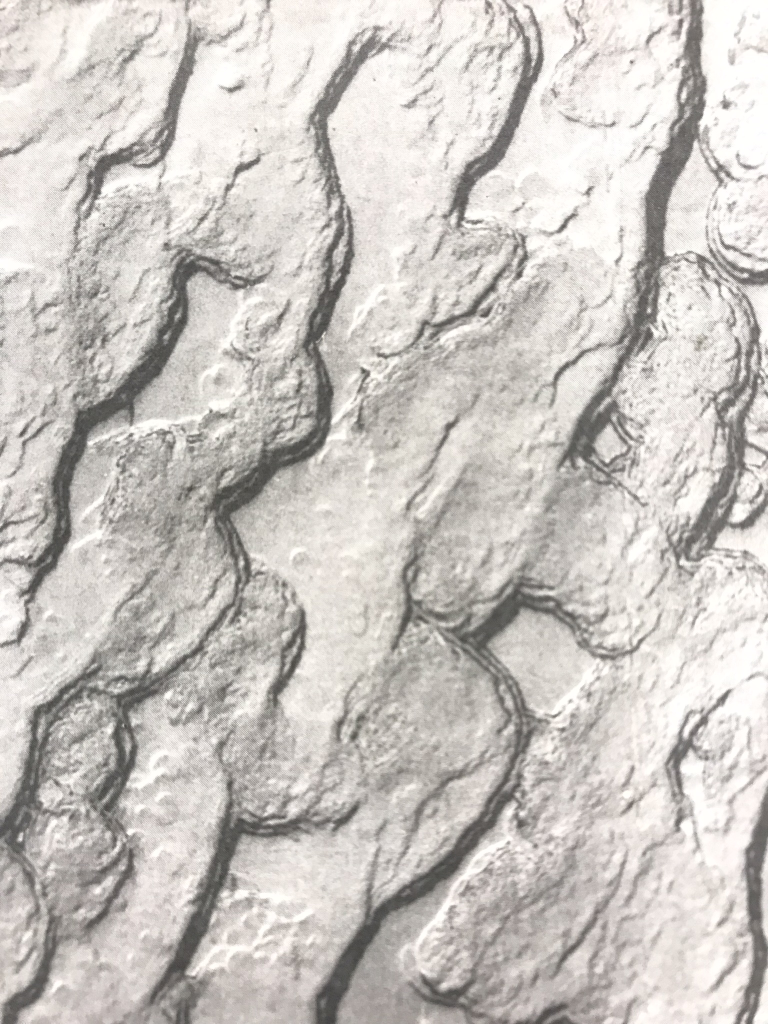
%> input picture Mechops/SE1/Rot/IMG_6272.JPEG, 1536 x 2048 px (shown at 1/2 size); its folder holds 2 pictures in this run
$ octave DIC_script.m   (GNU Octave 9; MATLAB toolbox functions it lacks are replaced by stand-ins)
%> lines starting %> are read from the running program, lines starting %| are printed output that depends on the picture
### Mechops/SE1/flatten_rgb_image.m
function imgGS = flatten_rgb_image(img,plot_flag)
% Convert an MxNxD (color) image array into an MxNx1 grayscale image.
% For example, if image is RGB D=3.
%
% INPUTS
%   img         Original MxNxD image data
%   plot_flag   1=plot image
% OUTPUTS
%   imgGS       Flattened MxNx1 image data (grayscale, GS)

% if number of arguments is less than two, set plot_flag to 0
if nargin<2
    plot_flag = 0; % default to No Plot
end

% if image data is RGB (MxNx3), "flatten" to grayscale (MxNx1)
[M, N, D] = size(img);   % rows , columns , image_depth

if D > 1  % flatten image
    % initialize MxNx1 matrix
    K = zeros(M,N,1);
    % sum all layers (RGB colors) together, then calc. the mean intensity
    for j = 1:D
        % Convert Integer image data to a Double for arithmetic
        K = K + ( double(img(:,:,j)) + 1 );
    end

    % calculate the mean intensity at each pixel (divide by D pixels)
    K = K./D;

    % convert back into unsigned 8-bit integer format (uint8)
    imgGS = uint8( round(K - 1)); % added ROUND per Matlab suggestion, but think this is redundant

else
    % image data was already 1D, just assig to output variable 'imgGS'
    imgGS = img;
end

% show original and flattened (grayscale) image
if plot_flag
    figure;
    subplot(1,2,1); imshow(img);
    title(['original: ',num2str(size(img,1)),'x',num2str(size(img,2)),'x',num2str(size(img,3))])
    subplot(1,2,2); imshow(imgGS);
    title(['flattened: ',num2str(size(imgGS,1)),'x',num2str(size(imgGS,2)),'x',num2str(size(imgGS,3))])
end

### Mechops/SE1/DIC_script.m
%% Digital Image Correlation
%{
-----------------------------
By Carlos A. Sanchez
March 31, 2019
This code produces a displacement plot based off image pairs, which can
then be used to calculate image movement, in translation or rotation
%}

clear; close all; clc;

%% Image Location Setup
%%%%%%%%%%%%%%%%%%%%%%%%%%%%%%%%%%%%%%%%%%%%%%%%%%%%%%%%%%%%%%%%%%%%%%%%
%  specify the working directory where the a/b image pair is stored
%%%%%%%%%%%%%%%%%%%%%%%%%%%%%%%%%%%%%%%%%%%%%%%%%%%%%%%%%%%%%%%%%%%%%%%%%%%
working_dir = 'C:\Users\Carlos\Documents\MATLAB\Mechops\SE1\ROT\';  % keep the "\" at the end
%%%%%%%%%%%%%%%%%%%%%%%%%%%%%%%%%%%%%%%%%%%%%%%%%%%%%%%%%%%%%%%%%%%%%%%%%%%

% Get the filenames of the a/b image pair in working_dir.  This will create
% a structure where file names are images(1).name for img_a and,
% images(2).name for img_b.
images = dir([working_dir,'img*.JPEG']);

%% Image Pre-Processing
%%%%%%%%%%%%%%%%%%%%%%%%%%%%%%%%%%%%%%%%%%%%%%%%%%%%%%%%%%%%%%%%%%%%%%%%
%  Load img_a and img_b and Pre-Process image pair:
%  flatten to 1D (grayscale) if the images are multidimensional (e.g., RGB)
%  This block uses the function 'flatten_rgb_image' which we provided; make
%  sure this function is in your Matlab path.
%%%%%%%%%%%%%%%%%%%%%%%%%%%%%%%%%%%%%%%%%%%%%%%%%%%%%%%%%%%%%%%%%%%%%%%%%%%
for i = 1:length(images)
    % load image data into a temporary variable
    temp = imread([working_dir,images(i).name]);
%> temp is the input picture: size 2048x1536x3 uint8; mean R, G, B 202.5, 198, 193.6
    % show original image

	% Assign flattened (grayscale) image data to the structure "IMAGES";
    % this data will be used for interrogation.
    images(i).data = flatten_rgb_image(temp);
%> the loop in flatten_rgb_image, `for j = 1:D` made 3 passes
%> pass 1, in flatten_rgb_image, `K = K + ( double(img(:,:,j)) + 1 );`:
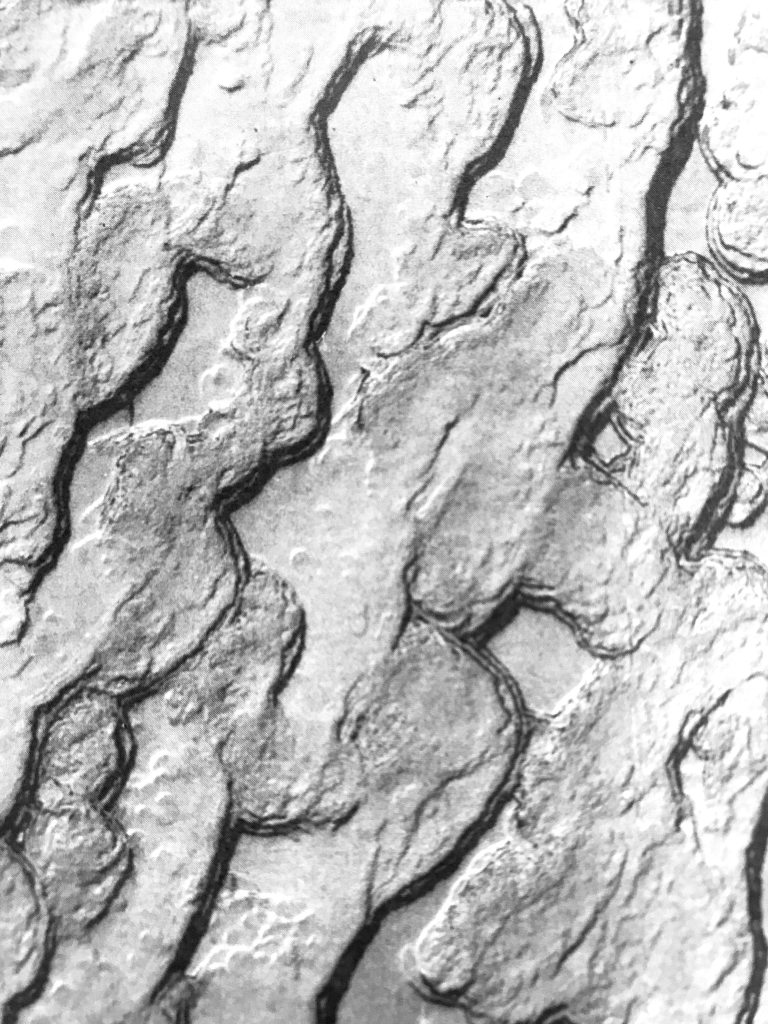
%> K: size 2048x1536 double (shown at 1/2 size); min 57, max 256, mean 203.5; drawn with min black and max white
end
%> pass 2 of the loop `for i = 1:length(images)`:
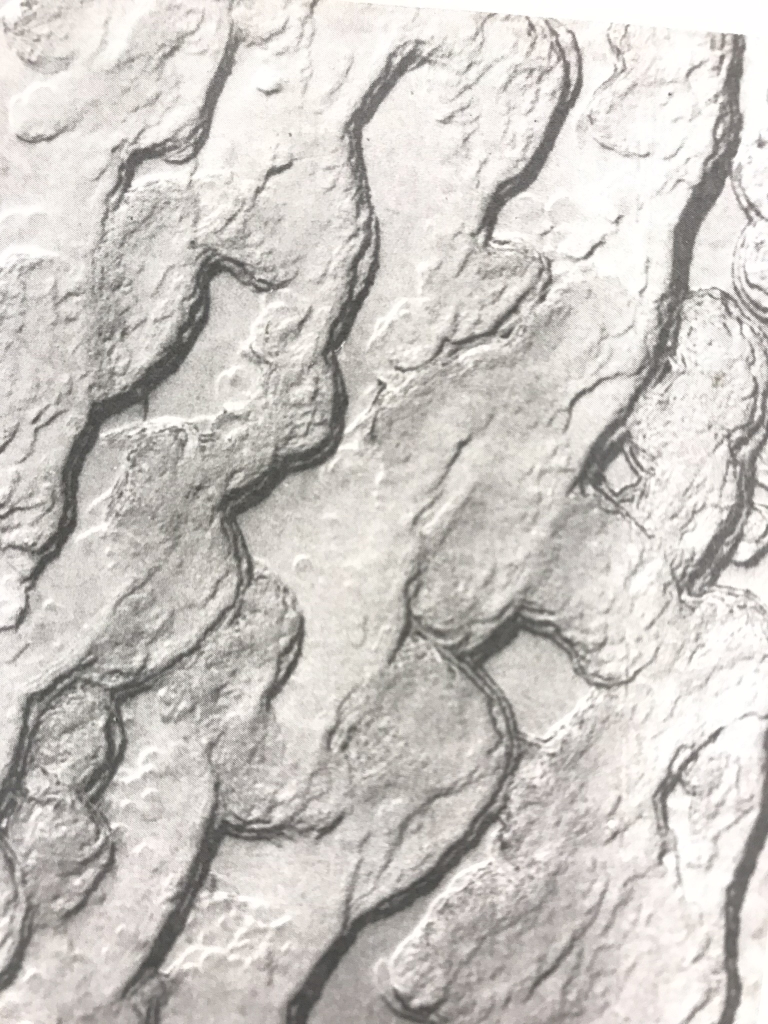
%> input picture Mechops/SE1/Rot/IMG_6273.JPEG, 1536 x 2048 px (shown at 1/2 size)
%> temp is the input picture: size 2048x1536x3 uint8; mean R, G, B 204.9, 200.5, 196.1
%> the loop in flatten_rgb_image (call 2), `for j = 1:D` made 3 passes
%> pass 1, in flatten_rgb_image (call 2), `K = K + ( double(img(:,:,j)) + 1 );`:
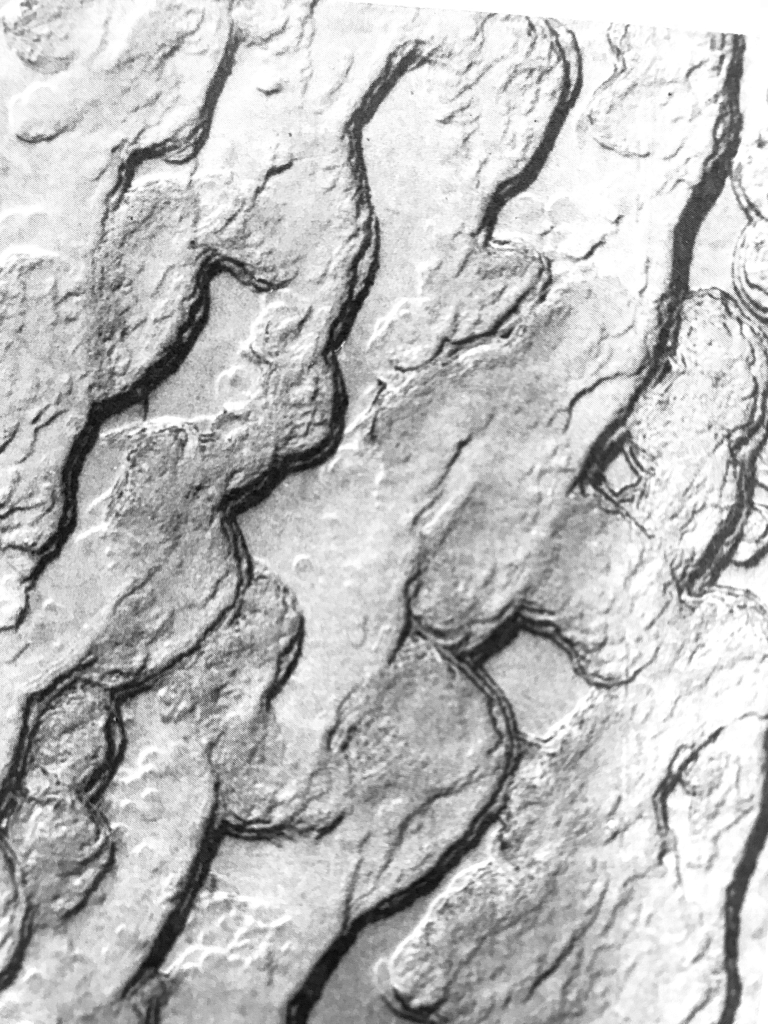
%> K: size 2048x1536 double (shown at 1/2 size); min 61, max 256, mean 205.9; drawn with min black and max white
% End of image Pre-Processing setup
%%%%%%%%%%%%%%%%%%%%%%%%%%%%%%%%%%%%%%%%%%%%%%%%%%%%%%%%%%%%%%%%%%%%%%%%%%%


%% Correlation Parameter Setup
%{
Driving Parameters and Variables
------------------------
Mesh image offset           Off_x, Off_y
Image Dimensions            m_img, n_img

Driven Parameters
------------------------
Pattern Box Dimensions      Bx, By (Sizes for A and B Matrices)
Search Box Dimensions       Sx> Bx, Sy> By
Shift dimensions            SHIFTX, SHIFTY
%}

% These two parameters define window mesh of image
Off_x = 7; % Specifies offset from horizontal edges of image in terms of pixels
Off_y = 7; % Specifies Offset from vertical edges of image in terms of pixels
x_step = 20; % Specifies x mesh density
y_step = 20; % Specifies y mesh density

%Gathering image size for
[m_img, n_img] = size(images(1).data);
%> m_img = 2048; n_img = 1536

%These parameters are driven by image size and Offset
Bx = floor((n_img - 2 * Off_x)/x_step); By = floor((m_img - 2 * Off_y)/y_step); % Defines array A
%> after `Bx = floor((n_img - 2 * Off_x)/x_step)`: Bx = 76
%> after `By = floor((m_img - 2 * Off_y)/y_step)`: By = 101
%Dimesions from mesh parameters

Sx = Bx + Off_x; Sy = By + Off_y;
%> after `Sx = Bx + Off_x`: Sx = 83
%> after `Sy = By + Off_y`: Sy = 108

nx = 0.25; ny = 0.25; % Specifies frame density steps (as stated in paper, should be sub pixel accuracy!)
% for B array in search area (Larger steps lead to faster processing but less precision,
% smaller more precise but longer processing time)

SHIFTX = floor((Sx - Bx)/nx); SHIFTY = floor((Sy - By)/ny); % Uses n_x and n_y to calculate
%> after `SHIFTX = floor((Sx - Bx)/nx)`: SHIFTX = 28
%> after `SHIFTY = floor((Sy - By)/ny)`: SHIFTY = 28
% pixel steps

% C values setup
D_val = ones(y_step,x_step,2); % Creates 3D array to store both x and y components of values for each point

%% Figure Setup
figure(1);
h = subplot(1,2,1);
imshow(images(1).data); % Shows
title(images(1).name,'Interpreter','none'); hold on;

%% %%%%%%%%%%%%%%%%%%%%%%%%%%%%%%%%%%%%%%%%%%%%%%%%%%%%%%%%%%%%%%%%%%%%%%%%
%  For each image box in img_a, calculate the displacement.
%%%%%%%%%%%%%%%%%%%%%%%%%%%%%%%%%%%%%%%%%%%%%%%%%%%%%%%%%%%%%%%%%%%%%%%%%%%

%> (the run ends here)
